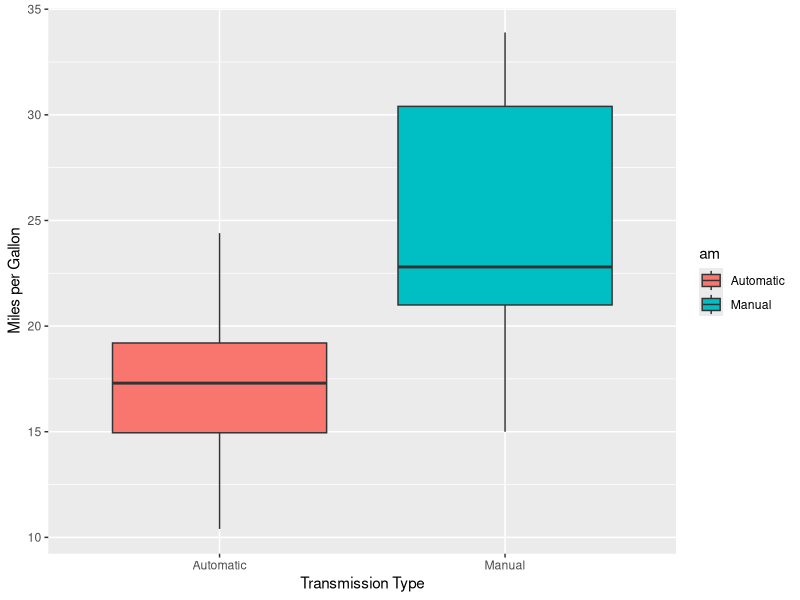
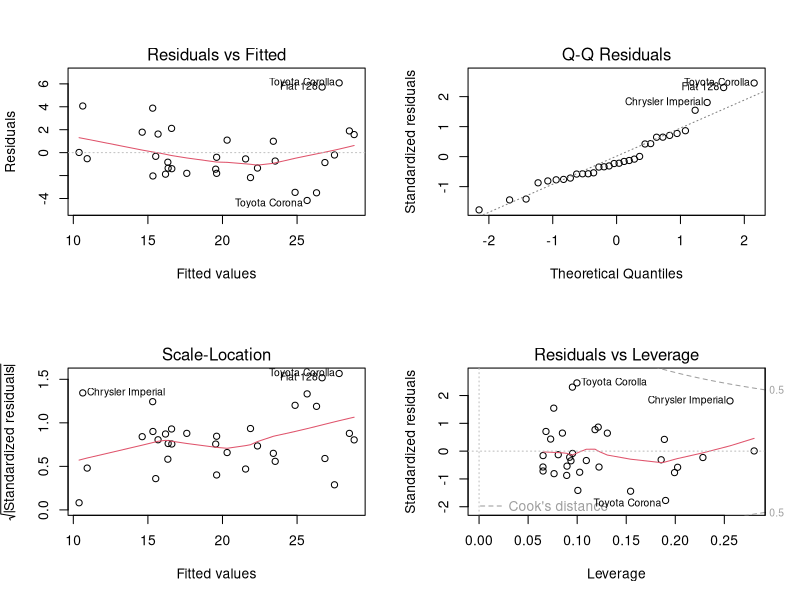

Recreate these plots in R, in order.
## ---- chunk 1
# some global options
knitr::opts_chunk$set(warning = TRUE)
knitr::opts_chunk$set(message = FALSE)
knitr::opts_knit$set(cache = TRUE)
knitr::opts_chunk$set(fig.path = "./figure/")
knitr::opts_chunk$set(fig.align = "center")
## ---- chunk 2
library(ggplot2)
data(mtcars)
head(mtcars, 4)
## ---- chunk 3
mtcars$am <- as.factor(mtcars$am)
levels(mtcars$am) <- c("Automatic", "Manual")
g <- ggplot(data = mtcars)
g <- g + aes(x = am, y = mpg, fill = am)
g <- g + geom_boxplot()
g <- g + xlab("Transmission Type") + ylab("Miles per Gallon")

g
## ---- chunk 4
mdl1 <- lm(mpg ~ am, data = mtcars)
summary(mdl1)$coef
## ---- chunk 5
mdl2 <- lm(mpg ~ am + cyl, data = mtcars)
summary(mdl2)$coef
## ---- chunk 6
mdl3 <- lm(mpg ~ am + cyl + wt, data = mtcars)
summary(mdl3)$coef
## ---- chunk 7
par(mfrow = c(2, 2))
plot(mdl3)
